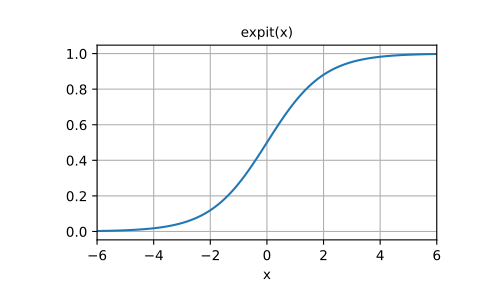

Write Python code to recreate this figure.
from scipy.special import expit, logit

expit([-np.inf, -1.5, 0, 1.5, np.inf])
# array([ 0.        ,  0.18242552,  0.5       ,  0.81757448,  1.        ])

# `logit` is the inverse of `expit`:

logit(expit([-2.5, 0, 3.1, 5.0]))
# array([-2.5,  0. ,  3.1,  5. ])

# Plot expit(x) for x in [-6, 6]:

import matplotlib.pyplot as plt
x = np.linspace(-6, 6, 121)
y = expit(x)
plt.plot(x, y)
plt.grid()
plt.xlim(-6, 6)
plt.xlabel('x')
plt.title('expit(x)')
plt.show()
